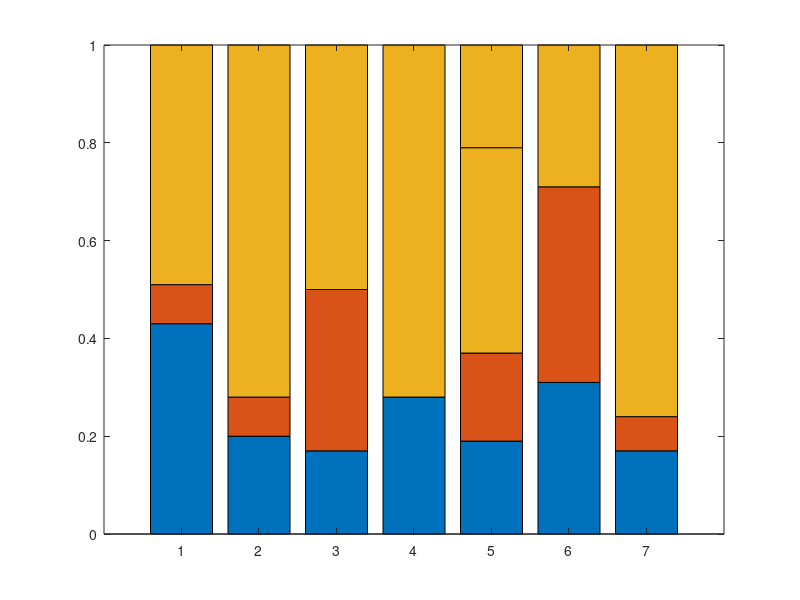
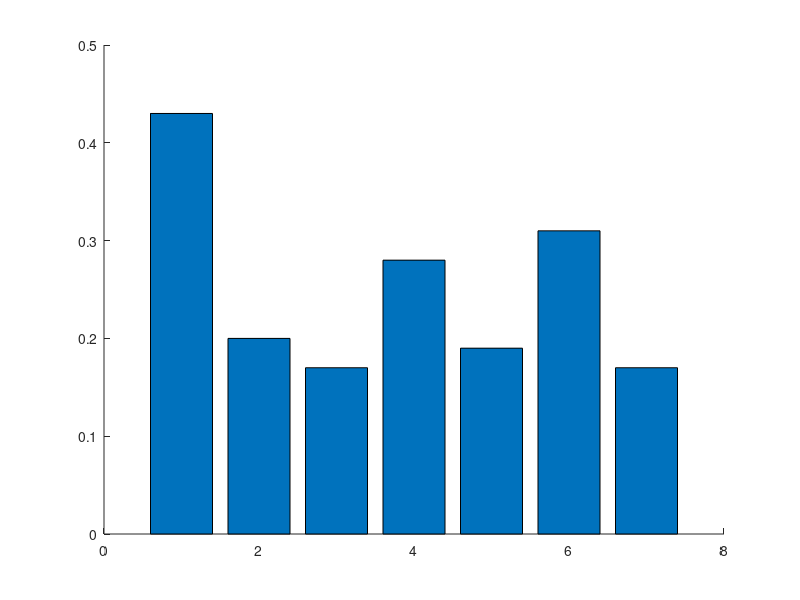

Here is the MATLAB script that generated these plots, in order: (Note: this script raises an error after producing the figures.)
% Figure 7 in Heidemann et al. (2025)

% Stacked bar plots showing key predictors and explained variance for NW and NE Australian rainfall
% between October and April, as well as seasonal cycle of rainfall 

% 31/1/25 revision: display of seasonal cycle as box plots 


% input R2 values generated by examining output from
% stepwiselm_calculation_all_ts and manual_stepwiselm_func and taking
% process knowledge into account and correcting the order or predictors accordingly  


% set different colour for each key predictor 
not_r2_colour = [.92 .92 .92];
fill_color = [0 0 0];
CP_color = [0 .75 1]; % CP Index
EP_color = [0 .6 .8]; % EP Index
DMI_color = [.51 .44 1]; % DMI 
Coral_color = [0 .96 1]; % Coral Sea 
Timor_color =  [0 .53 .55];% Timor Sea 
Arafura_color = [0 .77 .8];  % Arafura and Gulf 
IOBW_color = [.54 .17 .89]; % IOBW .54 .17 .89
Nino34_color = [.09 .45 .8]; % Nino 3.4 lag-1
SM_color = [.56 .93 .56]; % soil moisture
ET_color = [.64 .8 .35]; % evapotranspiration
TPI_color = [0 0 .55]; % 13-year lowpass filtered TPI
NW_evap_color = [1 .93 .55]; % NW evap 
Ningaloo_color = [.55 .28 .54]; % Ningaloo Nino Index
TBO_color = [.69 .88 .9];% TBO
SAM_color = [1 .55 0]; % AM SAM 
MJO81_color = [.78 .08 .52];  % MJO phases 8,1
MJO456_color = [1 .2 .7];  % MJO phases 4,5,6
MJO_inactive_color = [.93 .51 .93];  % MJO inactive


%% 

% f = figure('pos',[10 10 1100 600])
% a = axes('Parent', f);

for i=1:2


    if i==1
        region='NW'
        % R2 values per predictor
        Sept_group = [0.35 0 0 0 0 0 0 0 0]; 
        Oct_group = [0.43 0.08 0 0 0 0 0 0 0]; 
        Nov_group = [0.2 0.08 0 0 0 0 0 0 0]; 
        Dec_group = [0.17 0.33 0 0 0 0 0 0 0]; 
        Jan_group = [0.28 0 0 0 0 0 0 0 0]; 
        Feb_group = [0.19 0.18 0.42 0 0 0 0 0 0]; 
        March_group = [0.31 0.4 0 0 0 0 0 0 0]; 
        April_group = [0.17 0.07 0 0 0 0 0 0 0]; 
        May_group = [0.18 0 0 0 0 0 0 0 0]; 
        
        
        C = [CP_color;Arafura_color;fill_color;fill_color;fill_color;fill_color;fill_color;fill_color;fill_color;not_r2_colour;...
            CP_color;Coral_color;fill_color;fill_color;fill_color;fill_color;fill_color;fill_color;fill_color;not_r2_colour;...
            MJO81_color;NW_evap_color;fill_color;fill_color;fill_color;fill_color;fill_color;fill_color;fill_color;not_r2_colour;...
            NW_evap_color;fill_color;fill_color;fill_color;fill_color;fill_color;fill_color;fill_color;fill_color;not_r2_colour;...
            IOBW_color;MJO81_color;NW_evap_color;fill_color;fill_color;fill_color;fill_color;fill_color;fill_color;not_r2_colour;...
            CP_color;NW_evap_color;fill_color;fill_color;fill_color;fill_color;fill_color;fill_color;fill_color;not_r2_colour;...
            MJO456_color;MJO81_color;fill_color;fill_color;fill_color;fill_color;fill_color;fill_color;fill_color;not_r2_colour]; 



    else
        i=2
        region='NE'
        
        Sept_group = [0.21 0.14 0 0 0 0 0 0]; 
        Oct_group = [0.3 0 0 0 0 0 0 0]; 
        Nov_group = [0.32 0.18 0 0 0 0 0 0];
        Dec_group = [0.24 0.22 0 0 0 0 0 0]; 
        Jan_group = [0.13 0.25 0 0 0 0 0 0]; 
        Feb_group = [0.13 0.19 0.15 0.15 0 0 0 0];
        March_group = [0.1 0.38 0 0 0 0 0 0]; 
        April_group = [0.15 0.11 0 0 0 0 0 0]; 
        May_group = [0.33 0 0 0 0 0 0 0]; 
        
        
        C = [Coral_color;fill_color;fill_color;fill_color;fill_color;fill_color;fill_color;fill_color;not_r2_colour;...
            CP_color;Coral_color;fill_color;fill_color;fill_color;fill_color;fill_color;fill_color;not_r2_colour;...
            CP_color;NW_evap_color;fill_color;fill_color;fill_color;fill_color;fill_color;fill_color;not_r2_colour;...
            SAM_color;NW_evap_color;fill_color;fill_color;fill_color;fill_color;fill_color;fill_color;not_r2_colour;...
            IOBW_color;MJO81_color;SAM_color;NW_evap_color;fill_color;fill_color;fill_color;fill_color;not_r2_colour;...
            CP_color;NW_evap_color;fill_color;fill_color;fill_color;fill_color;fill_color;fill_color;not_r2_colour;...
            CP_color;MJO456_color;fill_color;fill_color;fill_color;fill_color;fill_color;fill_color;not_r2_colour]; 



    end 


n_months = 7;
n_bars = n_months; % number of months --> number of bars 
n_sections = length(Oct_group)+1; % number of individual sections (plus the colour for the 
% remaining explained variance to add up to 1


if i==1
    f1=figure
    
    b=bar([Oct_group 1-sum(Oct_group);Nov_group 1-sum(Nov_group);Dec_group 1-sum(Dec_group);...
        Jan_group 1-sum(Jan_group);Feb_group 1-sum(Feb_group);March_group 1-sum(March_group);April_group 1-sum(April_group)],'stacked');

    f = figure('pos',[10 10 1100 600])
    a = axes('Parent', f);

        for jj = 1:n_sections
        for ii=1:n_bars
            section=copyobj(b(jj), a);
            dummy=1:n_bars;
            dummy(dummy==ii)=[];
            section.YData(dummy) = 0;
   
            section.FaceColor = C(sub2ind([n_sections n_bars], jj, ii), :);
        end
        end
        ax1 = gca;
else
    i==2
    f1=figure
   
    b=bar([Oct_group 1-sum(Oct_group);Nov_group 1-sum(Nov_group);Dec_group 1-sum(Dec_group);...
        Jan_group 1-sum(Jan_group);Feb_group 1-sum(Feb_group);March_group 1-sum(March_group);April_group 1-sum(April_group)],'stacked');


    f = figure('pos',[10 10 1100 600])
    a = axes('Parent', f);
    for jj = 1:n_sections
        for ii=1:n_bars
            section=copyobj(b(jj), a);
            dummy=1:n_bars;
            dummy(dummy==ii)=[];
            section.YData(dummy) = 0;
  
            section.FaceColor = C(sub2ind([n_sections n_bars], jj, ii), :);
        end
    end
    ax2=gca;

end 


xticklabels({'Oct','Nov','Dec','Jan','Feb','Mar','Apr'})

if strcmp('NE',region)
    title('NE','FontSize',12)
else
    strcmp('NW',region)
    title('NW','FontSize',12)
    ylabel('R{^2}','FontSize',12,'FontWeight','bold')
end 

xlabel('Month','FontSize',12)

ylim([0 1])

close(f1)




    % % make new custom legend --> 
    hold on 
    h = zeros(3, 1);
    h(1) = plot(NaN,NaN,'or','Color',[CP_color]);
    set(h(1),'markerfacecolor',get(h(1),'color'));
    h(2) = plot(NaN,NaN,'or','Color',[Coral_color]);
    set(h(2),'markerfacecolor',get(h(2),'color'));
    h(3) = plot(NaN,NaN,'or','Color',[Arafura_color]);
    set(h(3),'markerfacecolor',get(h(3),'color'));
    h(4) = plot(NaN,NaN,'or','Color',[IOBW_color]);
    set(h(4),'markerfacecolor',get(h(4),'color'));
    h(5) = plot(NaN,NaN,'or','Color',[MJO456_color]);
    set(h(5),'markerfacecolor',get(h(5),'color'));
    h(6) = plot(NaN,NaN,'or','Color',[MJO81_color]);
    set(h(6),'markerfacecolor',get(h(6),'color'));
    h(7) = plot(NaN,NaN,'or','Color',[SAM_color]);
    set(h(7),'markerfacecolor',get(h(7),'color'));
    h(8) = plot(NaN,NaN,'or','Color',[NW_evap_color]);
    set(h(8),'markerfacecolor',get(h(8),'color'));
    h(9) = plot(NaN,NaN,'or','Color',[not_r2_colour]);
    set(h(9),'markerfacecolor',get(h(9),'color'));
    
  
    
%   legend
    lgd = legend(h,'CP Index','Coral Sea','Arafura Sea','IOBW',...
        'MJO phases 4,5,6','MJO phases 8,1','AM SAM','NW oceanic evaporation','Not explained','FontSize',9,'Location','northwest')


end 

%% now plot both in one figure as subplots

fnew = figure('pos',[10 10 1000 500])
ax1_copy = copyobj(ax1,fnew);
a_sub=subplot(1,2,1,ax1_copy)

copies = copyobj([ax2,lgd],fnew);
ax2_copy = copies(1);
b_sub=subplot(1,2,2,ax2_copy)

% title for the whole figure 
sgtitle('Stepwise linear regression, key predictors (1975-2023)','FontSize',15,'FontWeight','bold')

% set position and size of graphs 
set(a_sub,'Position',[0.1 0.1 0.42 0.69]);
set(b_sub,'Position',[0.56 0.1 0.42 0.69]);

% add a,b labels
annotation('textbox',[.09 .69 .1 .2],'String','(a)','FontSize',14,'FontWeight','bold','EdgeColor','none')
annotation('textbox',[.55 .69 .1 .2],'String','(b)','FontSize',14,'FontWeight','bold','EdgeColor','none')



%% next load data for display of seasonal cycle -  also for 1975 to 2023

% update during revisions: display the seasonal cycle as box plots. Hence
% need data vector for each month rather than means and standard
% deviations! 

time_period = '1975-2023'


load 'AWAP_rainfall_1900_2023.mat' 

input_rainfall_1 = precip(:,:,:,76:123);

length_years = size(input_rainfall_1,4);

[Lat,Lon] = meshgrid(lat,lon);

% mask out ocean grid points

[Lat,Lon] = meshgrid(lat,lon);
land = island(Lat, Lon);

rainfall_land = zeros(size(input_rainfall_1));

for i = 1 : 12 

input_rainfall = squeeze(input_rainfall_1(:,:,i,:));
land_3D= repmat(land,1,1,size(input_rainfall,3));
input_rainfall(land_3D==0) = NaN;

rainfall_land(:,:,i,:) = input_rainfall;

end 

Rainfall_climatology = squeeze(nanmean(rainfall_land,4));

idx_east = lon >= 135;
idx_east = find(idx_east ==1);

idx_west = lon < 135; 
idx_west = find(idx_west ==1);

idx = lat >= -20;
% find index for all latitude values bigger than or equal to -20 
lat_idx = find(idx==1);

clear precip
clear input_rainfall_1
clear input_rainfall

for i = 1:2 

    if i==1;
    region= 'Northeast';
    else
        i==2;
    region= 'Northwest';
    end 

% save NE and NW 
if strcmp('Northeast',region)
    lon_idx = idx_east;
    
    % area averaged rainfall 
    rainfall_NE = nanmean(rainfall_land(lon_idx,lat_idx,:,:),1);
    rainfall_NE=squeeze(nanmean(rainfall_NE,2));

    % only October to April 
    % recenter the data 

    rainfall_NE_1 = rainfall_NE(10:12,:);
    rainfall_NE_2 = rainfall_NE(1:4,:);
    rainfall_NE_Oct_Apr = [rainfall_NE_1;rainfall_NE_2];

else
    strcmp('Northwest',region)
    lon_idx = idx_west;
    

    % area averaged rainfall 
    rainfall_NW = nanmean(rainfall_land(lon_idx,lat_idx,:,:),1);
    rainfall_NW=squeeze(nanmean(rainfall_NW,2));

    % only October to April 
    % recenter the data 

    rainfall_NW_1 = rainfall_NW(10:12,:);
    rainfall_NW_2 = rainfall_NW(1:4,:);
    rainfall_NW_Oct_Apr = [rainfall_NW_1;rainfall_NW_2];
    

end



end 




%%
fnew = figure('pos',[10 10 1000 800])

a_sub=subplot(2,2,1)

ha = fill([2.5,2.5,6.5,6.5],[-50 550 550 -50],rgb('light blue')) % DJFM
ha.FaceAlpha =  0.4;
ha.EdgeColor = "none"

hold on 
bx=boxplot(rainfall_NW_Oct_Apr','Symbol',"o") % change outliner symbol and color
set(bx(6,:), 'LineWidth', 1.5); % each number corresponds to some part of the box plot
% 5 is the box outline, 6 is the median line, 7 is the marker for outliers 
set(bx(7,:), 'MarkerEdgeColor', [.8 .15 .15]); 

ylabel('mm month^{-1}')
title('NW annual cycle')

xticklabels({'Oct','Nov','Dec','Jan','Feb','Mar','Apr'})
% xlim([1 7])
ylim([-10 520])



b_sub=subplot(2,2,2)

ha = fill([2.5,2.5,6.5,6.5],[-50 550 550 -50],rgb('light blue')) % DJFM
ha.FaceAlpha =  0.4;
ha.EdgeColor = "none"

hold on 
bx2=boxplot(rainfall_NE_Oct_Apr','Symbol',"o")
set(bx2(6,:), 'LineWidth', 1.5);
set(bx2(7,:), 'MarkerEdgeColor', [.8 .15 .15]);

title('NE annual cycle')

xticklabels({'Oct','Nov','Dec','Jan','Feb','Mar','Apr'})
ylim([-10 520])

hold on 


legend('monsoon season','Location','northwest','FontSize',8)

ax1_copy = copyobj(ax1,fnew);
c_sub=subplot(2,2,3,ax1_copy)

copies = copyobj([ax2,lgd],fnew);
ax2_copy = copies(1);
d_sub=subplot(2,2,4,ax2_copy)

% title for the whole figure 
sgtitle('Stepwise linear regression, key predictors (1975-2023)','FontSize',15,'FontWeight','bold')

% set position and size of graphs 
set(a_sub,'Position',[0.14 0.59 0.34 0.27]);
set(b_sub,'Position',[0.6 0.59 0.34 0.27]);

set(c_sub,'Position',[0.1 0.1 0.42 0.40]);
set(d_sub,'Position',[0.56 0.1 0.42 0.40]);

% add a,b labels
annotation('textbox',[.09 .7 .1 .2],'String','(a)','FontSize',14,'FontWeight','bold','EdgeColor','none')
annotation('textbox',[.55 .7 .1 .2],'String','(b)','FontSize',14,'FontWeight','bold','EdgeColor','none')

annotation('textbox',[.09 .34 .1 .2],'String','(c)','FontSize',14,'FontWeight','bold','EdgeColor','none')
annotation('textbox',[.55 .34 .1 .2],'String','(d)','FontSize',14,'FontWeight','bold','EdgeColor','none')




%% save 

set(gcf,'InvertHardCopy','off');
set(gcf,'color','w');

fname_str = ['Figure_7_Stacked_bar_plots_revised']
print(fname_str,'-dtiff','-r300')


